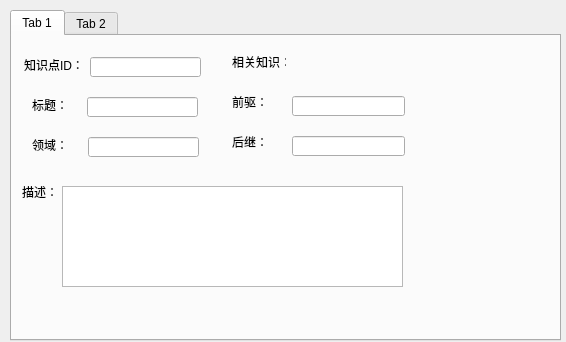
<?xml version="1.0" encoding="UTF-8"?>
<ui version="4.0">
 <class>Attribution</class>
 <widget class="QWidget" name="Attribution">
  <property name="geometry">
   <rect>
    <x>0</x>
    <y>0</y>
    <width>566</width>
    <height>342</height>
   </rect>
  </property>
  <property name="windowTitle">
   <string>知识属性</string>
  </property>
  <property name="windowIcon">
   <iconset>
    <normalon>:/images/icon.png</normalon>
   </iconset>
  </property>
  <widget class="QTabWidget" name="tabWidget">
   <property name="geometry">
    <rect>
     <x>10</x>
     <y>10</y>
     <width>551</width>
     <height>331</height>
    </rect>
   </property>
   <property name="currentIndex">
    <number>0</number>
   </property>
   <widget class="QWidget" name="tab1">
    <attribute name="title">
     <string>Tab 1</string>
    </attribute>
    <widget class="QLabel" name="label">
     <property name="geometry">
      <rect>
       <x>12</x>
       <y>21</y>
       <width>60</width>
       <height>16</height>
      </rect>
     </property>
     <property name="text">
      <string>知识点ID：</string>
     </property>
    </widget>
    <widget class="QLineEdit" name="idLineEdit">
     <property name="geometry">
      <rect>
       <x>78</x>
       <y>21</y>
       <width>111</width>
       <height>20</height>
      </rect>
     </property>
    </widget>
    <widget class="QLabel" name="label_2">
     <property name="geometry">
      <rect>
       <x>20</x>
       <y>61</y>
       <width>36</width>
       <height>16</height>
      </rect>
     </property>
     <property name="text">
      <string>标题：</string>
     </property>
    </widget>
    <widget class="QLineEdit" name="titleLineEdit">
     <property name="geometry">
      <rect>
       <x>75</x>
       <y>61</y>
       <width>111</width>
       <height>20</height>
      </rect>
     </property>
    </widget>
    <widget class="QLabel" name="label_3">
     <property name="geometry">
      <rect>
       <x>20</x>
       <y>101</y>
       <width>36</width>
       <height>16</height>
      </rect>
     </property>
     <property name="text">
      <string>领域：</string>
     </property>
    </widget>
    <widget class="QLineEdit" name="domainLineEdit">
     <property name="geometry">
      <rect>
       <x>76</x>
       <y>101</y>
       <width>111</width>
       <height>20</height>
      </rect>
     </property>
    </widget>
    <widget class="QLabel" name="label_4">
     <property name="geometry">
      <rect>
       <x>10</x>
       <y>150</y>
       <width>54</width>
       <height>12</height>
      </rect>
     </property>
     <property name="text">
      <string>描述：</string>
     </property>
    </widget>
    <widget class="QTextEdit" name="textEdit">
     <property name="geometry">
      <rect>
       <x>50</x>
       <y>150</y>
       <width>341</width>
       <height>101</height>
      </rect>
     </property>
    </widget>
    <widget class="QLabel" name="label_5">
     <property name="geometry">
      <rect>
       <x>220</x>
       <y>20</y>
       <width>54</width>
       <height>12</height>
      </rect>
     </property>
     <property name="text">
      <string>相关知识：</string>
     </property>
    </widget>
    <widget class="QLineEdit" name="qianLineEdit">
     <property name="geometry">
      <rect>
       <x>280</x>
       <y>60</y>
       <width>113</width>
       <height>20</height>
      </rect>
     </property>
    </widget>
    <widget class="QLabel" name="label_6">
     <property name="geometry">
      <rect>
       <x>220</x>
       <y>60</y>
       <width>54</width>
       <height>12</height>
      </rect>
     </property>
     <property name="text">
      <string>前驱：</string>
     </property>
    </widget>
    <widget class="QLabel" name="label_7">
     <property name="geometry">
      <rect>
       <x>220</x>
       <y>100</y>
       <width>54</width>
       <height>12</height>
      </rect>
     </property>
     <property name="text">
      <string>后继：</string>
     </property>
    </widget>
    <widget class="QLineEdit" name="houLineEdit">
     <property name="geometry">
      <rect>
       <x>280</x>
       <y>100</y>
       <width>113</width>
       <height>20</height>
      </rect>
     </property>
    </widget>
   </widget>
   <widget class="QWidget" name="tab2">
    <attribute name="title">
     <string>Tab 2</string>
    </attribute>
    <widget class="QLabel" name="label_8">
     <property name="geometry">
      <rect>
       <x>30</x>
       <y>20</y>
       <width>31</width>
       <height>16</height>
      </rect>
     </property>
     <property name="font">
      <font>
       <pointsize>12</pointsize>
      </font>
     </property>
     <property name="text">
      <string>◆</string>
     </property>
    </widget>
    <widget class="QLabel" name="patternLabel">
     <property name="geometry">
      <rect>
       <x>70</x>
       <y>20</y>
       <width>221</width>
       <height>16</height>
      </rect>
     </property>
     <property name="font">
      <font>
       <pointsize>12</pointsize>
      </font>
     </property>
     <property name="text">
      <string>TextLabel</string>
     </property>
    </widget>
    <widget class="QLabel" name="label_10">
     <property name="geometry">
      <rect>
       <x>40</x>
       <y>50</y>
       <width>111</width>
       <height>31</height>
      </rect>
     </property>
     <property name="font">
      <font>
       <pointsize>10</pointsize>
      </font>
     </property>
     <property name="text">
      <string>● 适用的问题：</string>
     </property>
    </widget>
    <widget class="QLabel" name="label_11">
     <property name="geometry">
      <rect>
       <x>40</x>
       <y>80</y>
       <width>111</width>
       <height>31</height>
      </rect>
     </property>
     <property name="font">
      <font>
       <pointsize>10</pointsize>
      </font>
     </property>
     <property name="text">
      <string>● 解决方案：</string>
     </property>
    </widget>
    <widget class="QLabel" name="label_12">
     <property name="geometry">
      <rect>
       <x>40</x>
       <y>110</y>
       <width>111</width>
       <height>31</height>
      </rect>
     </property>
     <property name="font">
      <font>
       <pointsize>10</pointsize>
      </font>
     </property>
     <property name="text">
      <string>● 特征点：</string>
     </property>
    </widget>
    <widget class="QLabel" name="label_25">
     <property name="geometry">
      <rect>
       <x>40</x>
       <y>200</y>
       <width>111</width>
       <height>31</height>
      </rect>
     </property>
     <property name="font">
      <font>
       <pointsize>10</pointsize>
      </font>
     </property>
     <property name="text">
      <string>● 举例：</string>
     </property>
    </widget>
    <widget class="QLabel" name="label_39">
     <property name="geometry">
      <rect>
       <x>40</x>
       <y>230</y>
       <width>111</width>
       <height>31</height>
      </rect>
     </property>
     <property name="font">
      <font>
       <pointsize>10</pointsize>
      </font>
     </property>
     <property name="text">
      <string>● 备注：</string>
     </property>
    </widget>
    <widget class="QLabel" name="feature1Label">
     <property name="geometry">
      <rect>
       <x>120</x>
       <y>120</y>
       <width>241</width>
       <height>16</height>
      </rect>
     </property>
     <property name="text">
      <string>TextLabel</string>
     </property>
    </widget>
    <widget class="QLabel" name="feature2Label">
     <property name="geometry">
      <rect>
       <x>120</x>
       <y>150</y>
       <width>291</width>
       <height>20</height>
      </rect>
     </property>
     <property name="text">
      <string>TextLabel</string>
     </property>
    </widget>
    <widget class="QLabel" name="feature3Label">
     <property name="geometry">
      <rect>
       <x>120</x>
       <y>180</y>
       <width>421</width>
       <height>21</height>
      </rect>
     </property>
     <property name="text">
      <string>TextLabel</string>
     </property>
    </widget>
    <widget class="QLabel" name="problemLabel">
     <property name="geometry">
      <rect>
       <x>160</x>
       <y>60</y>
       <width>231</width>
       <height>16</height>
      </rect>
     </property>
     <property name="text">
      <string>TextLabel</string>
     </property>
    </widget>
    <widget class="QLabel" name="solutionLabel">
     <property name="geometry">
      <rect>
       <x>160</x>
       <y>90</y>
       <width>231</width>
       <height>16</height>
      </rect>
     </property>
     <property name="text">
      <string>TextLabel</string>
     </property>
    </widget>
    <widget class="QLabel" name="exampleLabel">
     <property name="geometry">
      <rect>
       <x>120</x>
       <y>210</y>
       <width>241</width>
       <height>16</height>
      </rect>
     </property>
     <property name="text">
      <string>TextLabel</string>
     </property>
    </widget>
    <widget class="QLabel" name="tipsLabel">
     <property name="geometry">
      <rect>
       <x>120</x>
       <y>240</y>
       <width>241</width>
       <height>16</height>
      </rect>
     </property>
     <property name="text">
      <string>TextLabel</string>
     </property>
    </widget>
   </widget>
  </widget>
 </widget>
 <layoutdefault spacing="6" margin="11"/>
 <resources/>
 <connections/>
</ui>
